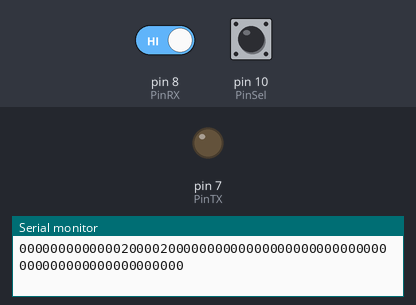
Recording of a sketch running on a simulated Arduino Uno, built with avr-gcc and run on an emulated ATmega328P. On the bench: output pins drawn as LEDs (lit = HIGH), the last lines printed to the serial monitor. The inputs (shaded band) are chosen by the test bench; at power-on: pin 8 (PinRX) HIGH, pin 10 (PinSel) HIGH.

Above: at 1.8 s.
1.9 s: pin 8 (PinRX) driven LOW
At 2.9 s:
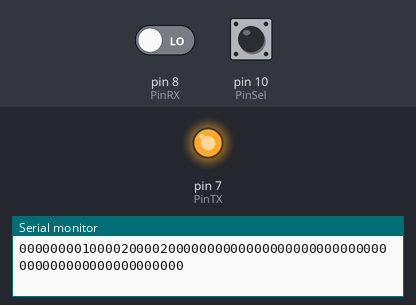
3.5 s: pin 8 (PinRX) driven HIGH
At 4.8 s:
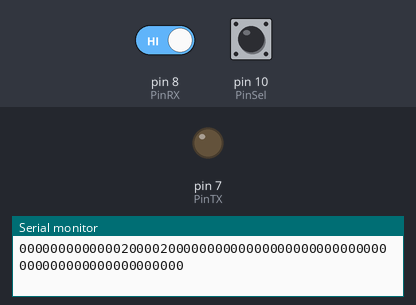
Timing chart, 0 to 6.5 s (numbered marks = the images above; inputs shaded):
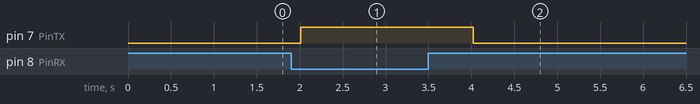

Measured:
- after the input at 1.9 s, pin 7 (PinTX): LOW → HIGH after 0.11 s
- after the input at 3.5 s, pin 7 (PinTX): HIGH → LOW after 0.52 s

The sketch:

Primario.ino
```cpp
// Biblioteca para Serial
//#include <SoftwareSerial.h>

// Configuração da porta Serial Software (RX, TX)
//SoftwareSerial SerialPort(0, 1);  // Use pinos 0 (RX) e 1 (TX) para a comunicação

int PinTX = 7;
int PinRX = 8;
char Flag = '0';
int PinSel = 10;

struct HDLCFrame {
  char flag[9];     //Envio
  char address[9];  //Enviar 1 ou 2
  char control[17]; //Resposta
  char information[10]; //Liga
  char fcs[33];         //indica falha entrega
};

 HDLCFrame frame;

void CreateFrame (char Flag, int Escravo) {

  //*********** Monta Flag ***********//

  for (int i = 0; i < 8; i++) {
    frame.flag[i] = '0';
  }
  //frame.flag[8] = '1';
  frame.flag[8] = Flag;

  if(Flag == '1'){
  	digitalWrite(PinTX, HIGH);
    //delay(1000);
  }

  if(Flag == '0'){
  	digitalWrite(PinTX, LOW);
    //delay(1000);
  }
  //*********** FIM Monta Flag ***********//

  //*********** Monta Endereço ***********//
  for (int i = 0; i < 8; i++) {
    frame.address[i] = '0';
    //frame.address[i] = char(Escravo);

  }

  //frame.address[8] = char(Escravo);

  //itoa(3, frame.address + 8, 10);  // Concatenando o valor do endereço

  if(Escravo == 0){
  	itoa(1, frame.address + 4, 5);  // Concatenando o valor do controle
   }
  else{
    itoa(2, frame.address + 4, 5);  // Concatenando o valor do controle
   }


  //*********** FIM Monta Endereço ***********//

  //*********** Monta Controle ***********//

  for (int i = 0; i < 8; i++) {
    frame.control[i] = '0';
  }

  //*********** FIM Monta Controle ***********//

  //*********** Monta Informação ***********//

  for (int i = 0; i < 9; i++) {
    frame.information[i] = '0';  // Preenchendo com '0'
  }
  frame.information[9] = '\0';  // Adicionando o caractere nulo no final

  //*********** FIM Monta Informação ***********//

  //*********** Monta fcs ***********//

  for (int i = 0; i < 32; i++) {
    frame.fcs[i] = '0';
  }
  frame.fcs[32] = '\0';  // Adicionando o caractere nulo no final

  //*********** FIM Monta fcs ***********//

  // Acessando os campos da estrutura e imprimindo-os

  //SerialPort.print(frame.flag);
  //SerialPort.print(frame.address);
  //SerialPort.print(frame.control);
  //SerialPort.print(frame.information);
  //SerialPort.print(frame.fcs);

  Serial.print(frame.flag);
  Serial.print(frame.address);
  Serial.print(frame.control);
  Serial.print(frame.information);
  Serial.print(frame.fcs);


  //for (int i = 0; i < 8; i++) {
    //if (frame.flag[i] == '0') {digitalWrite(PinTX, LOW);delay(100);}
  //  if (frame.flag[i] == 1) {digitalWrite(PinTX, HIGH);delay(1000);}
  //}
}


void setup() {
  //SerialPort.begin(9600);
  Serial.begin(9600);
  pinMode(PinTX, OUTPUT);
  pinMode(PinRX, INPUT);
  pinMode(PinSel, INPUT);
  digitalWrite(PinTX, LOW);

}

void loop() {

    //Serial.print(1);
  	//delay(10);
  	//Serial.print(0);
  	//delay(10);
    int Escravo = digitalRead(PinSel);
    // Preenchendo a estrutura sem usar strcpy
  	//CreateFrame();
	if (digitalRead(PinRX)== 0){

  		Flag = '1';
		CreateFrame(Flag,Escravo);
  		Serial.println();
  		//SerialPort.println();
  		delay(1000);
    }

	if (digitalRead(PinRX) == 1){
  		Flag = '0';
    	CreateFrame(Flag,Escravo);
  		Serial.println();
  		//SerialPort.println();
   		delay(1000);
  }


}
```
